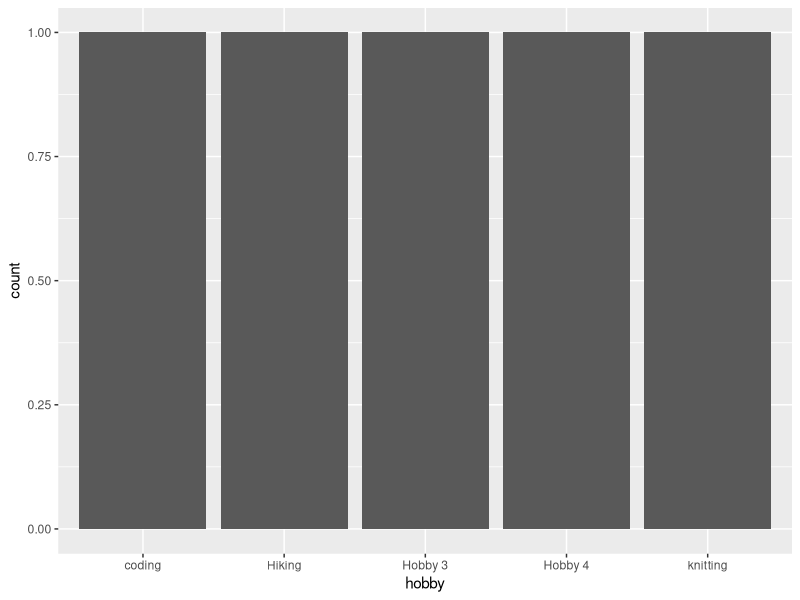

Reproduce this figure in R.
## ---- chunk 1
library(tidyverse) 
## ---- chunk 2
usernames <- c("wilsonamy", "lolly314", "sophildebrand", "username 3", "username 4") #Extend if necessary
nums <- c(18, 16, 15, NA, NA) #Extend if necessary
colours <- c("powderblue", "blue", "yellow", "colour 2", "colour 4") #Extend if necessary
hobbies <- c("Hiking", "coding", "knitting", "Hobby 3", "Hobby 4") #Extend if necessary

team_data <- tibble(username = usernames, die_roll = nums, colour = colours,
                    hobby = hobbies)
## ---- chunk 3
# Uncomment the three lines below
# p1 <- ggplot(team_data, aes(x = username, y = die_roll)) +
#   geom_col(fill = team_data$colour)
# p1
## ---- chunk 4
# Uncomment the three lines below
# p1 +
#   labs(x = "Insert text here", y = "Insert text here",
#        title = "Insert text here")
## ---- chunk 5
p2 <- ggplot(team_data, aes(x = hobby)) +
  geom_bar()
p2
